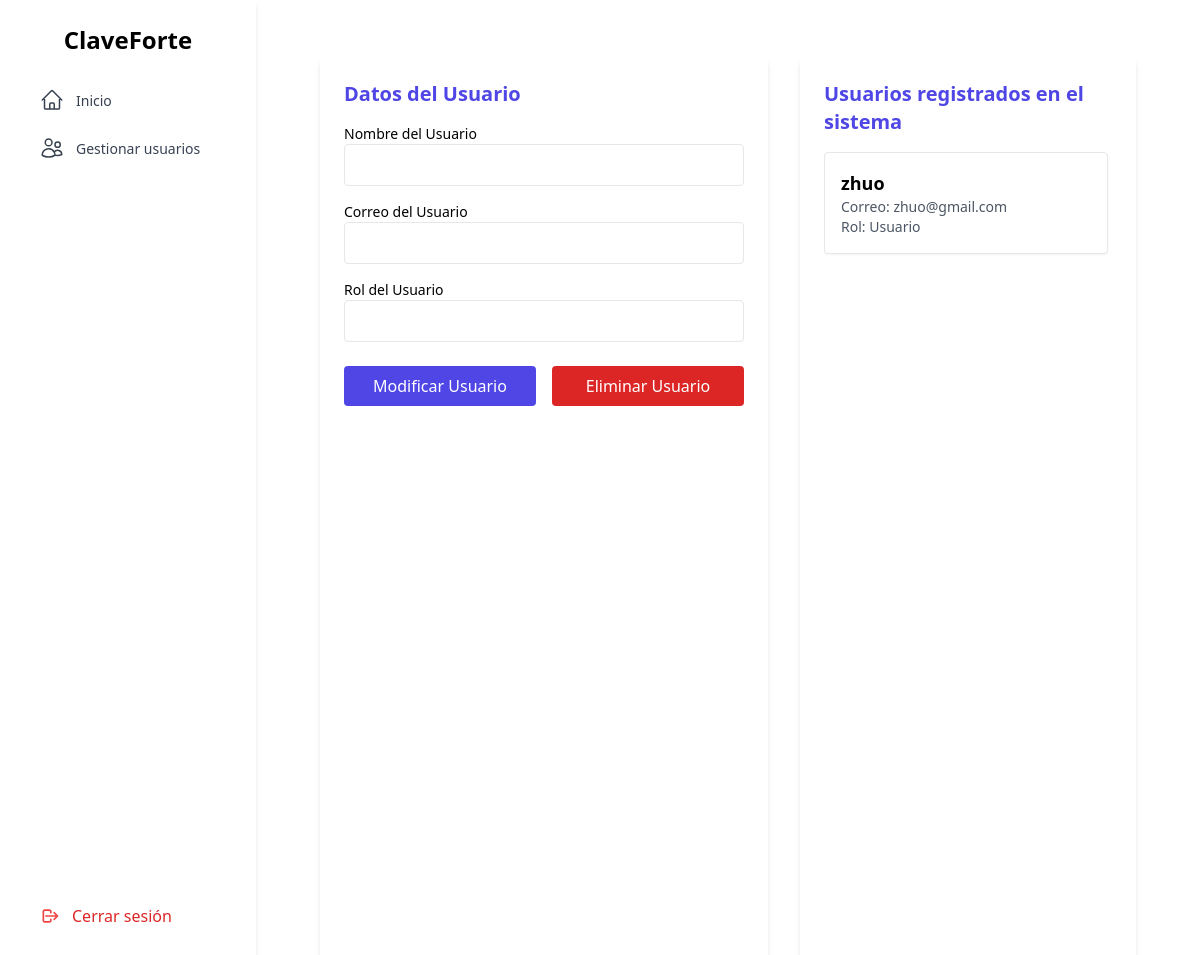
Before: /user_management (signed in) with the older database file.
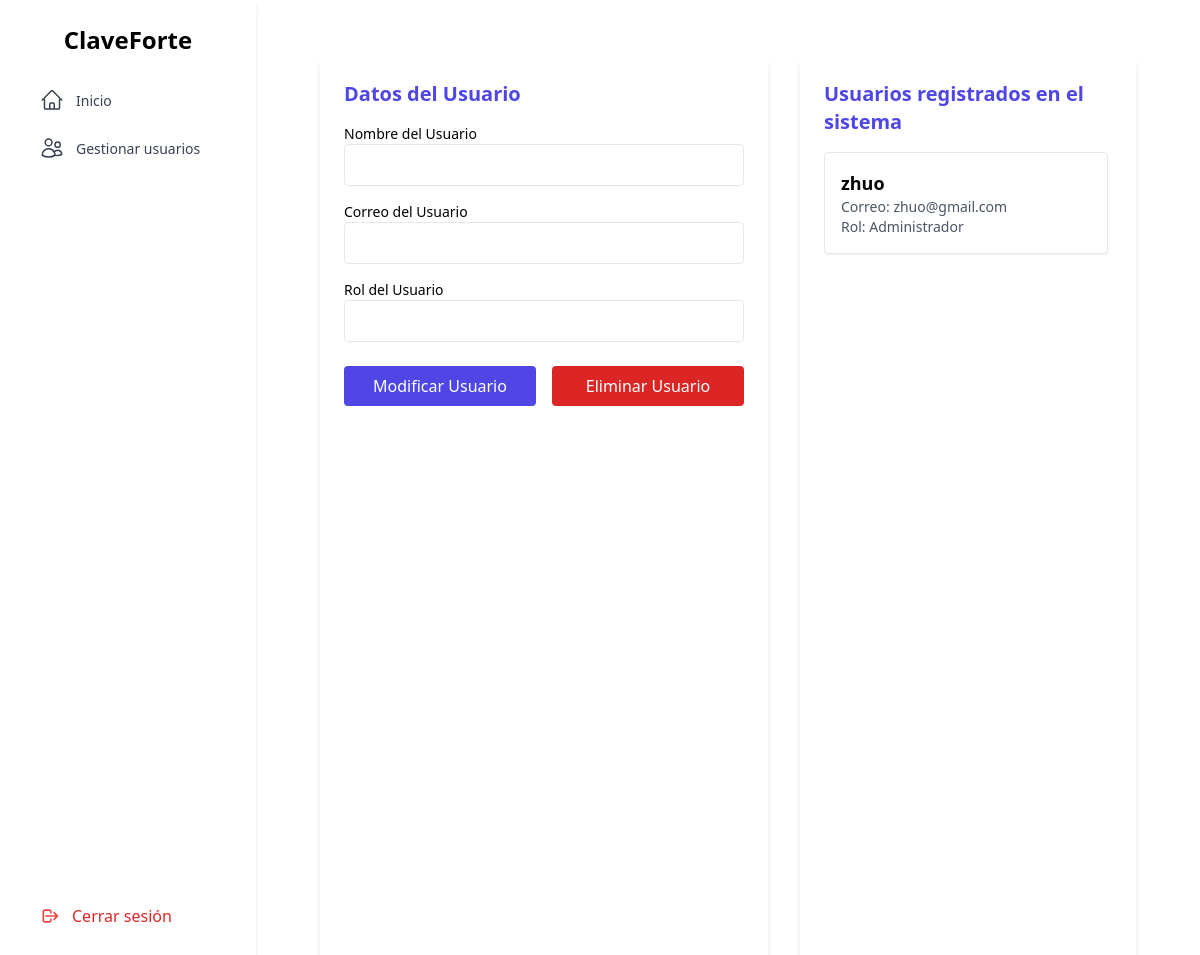
After: the same page with the newer database file.
### tables this page shows
CREATE TABLE Users (
        id_usr       INTEGER PRIMARY KEY AUTOINCREMENT,
        usr_name     TEXT NOT NULL,
        usr_mail     TEXT NOT NULL UNIQUE,
        usr_pass     TEXT NOT NULL,       -- Contraseña principal (hash)
        secret_pass  TEXT NOT NULL,       -- Contraseña para compartir (hash)
        last_login   TEXT,                -- Fecha en formato ISO
        id_rol       INTEGER NOT NULL,
        FOREIGN KEY (id_rol) REFERENCES Roles(id_rol)
    );

### app.py (the view, shortened to what this page needs)
@app.route('/user_management', methods=['GET', 'POST'])
def gestionar_usuarios():
    if (not session):
        return redirect("login")
    rol = session.get('usuario_rol')
    usuario_logeado_email = session.get('usuario_correo')
    correos_a_ignorar = ["admin@gmail.com", "invitado@gmail.com", usuario_logeado_email]
    conn = sqlite3.connect('instance/ClaveForte.db')
    conn.row_factory = sqlite3.Row
    cur = conn.cursor()
    placeholders = ', '.join(['?'] * len(correos_a_ignorar))
    cur.execute(f"""SELECT * FROM Users WHERE usr_mail NOT IN ({placeholders})""",
                correos_a_ignorar)
    usuarios = cur.fetchall()
    conn.close()
    return render_template('./admin/management/management.html',
                           usr_rol = rol,
                           users = usuarios)

### templates/admin/management/management.html (shortened to what this page needs)
{% extends './layout.html' %}
{% block content %}
<div class="flex h-screen gap-8 px-6 py-4 box-border">
  <div class="w-full max-w-md bg-white p-6 rounded-lg shadow-md overflow-y-auto">
    <h2 class="text-xl font-semibold mb-4 text-indigo-600">Datos del Usuario</h2>
    <form id="form-usuario" action="/user_management" method="POST" class="space-y-4">
      <div>
        <label class="block text-sm font-medium">Nombre del Usuario</label>
        <input type="text" id="new_nombre_usuario" name="new_nombre_usuario" required
              class="w-full p-2 border rounded focus:outline-none focus:ring-2 focus:ring-indigo-400">
      </div>
      <div>
        <label class="block text-sm font-medium">Correo del Usuario</label>
        <input type="email" id="new_correo_usuario" name="new_correo_usuario" required
              class="w-full p-2 border rounded focus:outline-none focus:ring-2 focus:ring-indigo-400">
      </div>
      <div>
        <label class="block text-sm font-medium">Rol del Usuario</label>
        <input type="text" id="new_rol_usuario" name="new_rol_usuario" required
              class="w-full p-2 border rounded focus:outline-none focus:ring-2 focus:ring-indigo-400">
      </div>
      <div class="flex gap-4 pt-2">
        <button type="submit"
                onclick="setMethod('UPDATE')"
                class="flex-1 bg-indigo-600 text-white py-2 rounded hover:bg-indigo-700 transition">
          Modificar Usuario
        </button>
        <button type="submit"
                onclick="setMethod('DELETE')"
                class="flex-1 bg-red-600 text-white py-2 rounded hover:bg-red-700 transition">
          Eliminar Usuario
        </button>
      </div>
    </form>
  </div>
  <div class="flex-1 bg-white p-6 m-y-10 rounded-lg shadow-md flex flex-col">
    <h2 class="text-xl font-semibold mb-4 text-indigo-600">Usuarios registrados en el sistema</h2>
    <div class="flex-1 overflow-y-auto space-y-4 pr-1">
      {% if users %}
        <div id="usuarios-container">
        {% for u in users %}
          <div
            id="usuario-{{ u.id_usr }}"
            class="usuario p-4 mb-4 border rounded bg-white shadow-sm cursor-pointer"
            data-nombre="{{ u.usr_name }}"
            data-correo="{{ u.usr_mail }}"
            data-rol="{{ u.id_rol }}"
            data-id="{{ u.id_usr }}"
          >
            <p class="font-semibold text-lg">{{ u.usr_name }}</p>
            <p class="text-sm text-gray-600">Correo: {{ u.usr_mail }}</p>
            <p class="text-sm text-gray-600">
              Rol:
              {% if u.id_rol == 1 %}
                Administrador
              {% elif u.id_rol == 2 %}
                Usuario
              {% else %}
                Desconocido
              {% endif %}
            </p>
          </div>
        {% endfor %}
        </div>
      {% else %}
        <p class="text-gray-500">No hay usuarios registrados en el sistema.</p>
      {% endif %}
    </div>
  </div>
</div>
{% endblock %}

### templates/layout.html (shortened to what this page needs)
<!DOCTYPE html>
<html lang="es">
<head>
  <link href="https://cdn.jsdelivr.net/npm/tailwindcss@2.2.19/dist/tailwind.min.css" rel="stylesheet">
</head>
<body class="flex overflow-y-hidden h-screen">
  {% include './sidebar/sidebar.html' with context%}
  <main class="flex-1 p-10">
    {% block content %}{% endblock %}
  </main>
</body>
</html>

### templates/sidebar/sidebar.html (shortened to what this page needs)
<!DOCTYPE html>
<html lang="es">
<head>
    <script src="https://cdn.tailwindcss.com"></script>
</head>
<body>
    <aside class="w-64 h-screen bg-white shadow-md p-6 flex flex-col justify-between">
    <div>
        <h2 class="text-2xl font-bold text-center mb-6">ClaveForte</h2>
        <nav>
            <ul class="space-y-2">
                <li>
                    <a href="/home" class="flex items-center gap-3 px-4 py-2 rounded hover:bg-indigo-100 text-gray-700 transition">
                        <span class="text-[14px]">Inicio</span>
                    </a>
                </li>
                {% if usr_rol == 1 %}
                <li>
                    <a href="/user_management" class="flex items-center gap-3 px-4 py-2 rounded hover:bg-indigo-100 text-gray-700 transition">
                        <span  class="text-[14px]"">Gestionar usuarios</span>
                    </a>
                </li>
                {% endif %}
            </ul>
        </nav>
    </div>
    <div>
        <a href="/logout" class="flex items-center gap-3 px-4 py-2 rounded hover:bg-red-100 text-red-600 transition">
        <svg class="w-5 h-5 text-red-500" fill="none" stroke="currentColor" viewBox="0 0 24 24">
            <path stroke-linecap="round" stroke-linejoin="round" stroke-width="2" d="M17 16l4-4m0 0l-4-4m4 4H7m6 4v1a2 2 0 01-2 2H6a2 2 0 01-2-2V7a2 2 0 012-2h5a2 2 0 012 2v1" />
        </svg>
        <span>Cerrar sesión</span>
        </a>
    </div>
    </aside>
</body>
</html>

Changed rows visible on the page:
changed Users "zhuo": id_rol "Usuario" → "Administrador"
